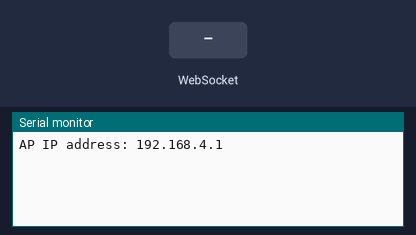
Bench run of a program on a simulated ESP8266 (NodeMCU). On the bench: the last lines printed to the serial monitor. Inputs (shaded band) come from the test bench.

Above: at 1.2 s.
1.3 s: WebSocket text "moveWithAngle" received
At 2.1 s:
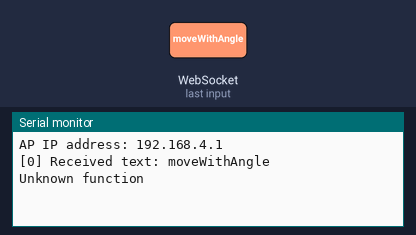
2.8 s: WebSocket text "moveAtAngle" received
At 3.2 s:
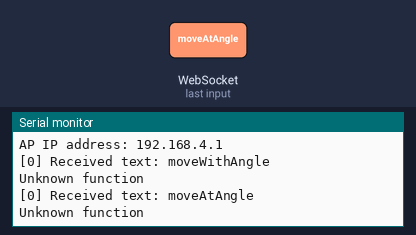
4.3 s: WebSocket text "twirl" received
At 5.5 s:
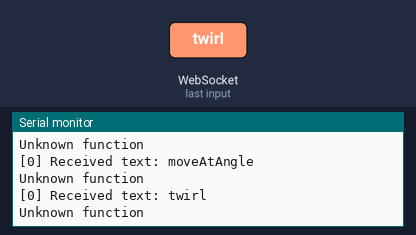
5.8 s: WebSocket text "1" received
At 6.7 s:
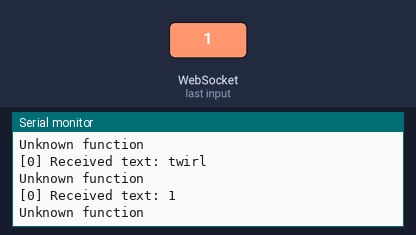

Measured:
- after the input at 1.3 s, the serial monitor: prints a new line at once (image 1)
- after the input at 2.8 s, the serial monitor: prints a new line at once (image 2)
- after the input at 4.3 s, the serial monitor: prints a new line at once (image 3)
- after the input at 5.8 s, the serial monitor: prints a new line at once (image 4)

The program:

main.cpp
```cpp
#include <ESP8266WiFi.h>
#include <WebSocketsServer.h>
#include <ArduinoJson.h>


const char *ssid = "ESP8266";
const char *password = "lucidrohit";

const int webSocketPort = 81;
WebSocketsServer webSocket = WebSocketsServer(webSocketPort);

void moveWithAngle(int speed, int angle) {
  // Add your logic to control the rover based on speed and angle
  Serial.printf("Moving with speed: %d, angle: %d\n", speed, angle);
}

void moveAtAngle(int speed, int angle) {
  // Add your logic to control the rover based on speed and angle
  Serial.printf("Moving at angle with speed: %d, angle: %d\n", speed, angle);
}

void twirl(int speed, int rotation) {
  // Add your logic to control the rover based on speed and rotation
  Serial.printf("Twirling with speed: %d, rotation: %s\n", speed, (rotation == 0) ? "clockwise" : "anticlockwise");
}

void webSocketEvent(uint8_t num, WStype_t type, uint8_t *payload, size_t length) {
  switch(type) {
    // ... (existing cases)

    case WStype_TEXT:
      Serial.printf("[%u] Received text: %s\n", num, payload);

      // Parse the JSON payload
      DynamicJsonDocument doc(512);
      deserializeJson(doc, payload);

      // Check function name and call corresponding function
      String functionName = doc["function"];
      if (functionName == "moveWithAngle") {
        int speed = doc["speed"];
        int angle = doc["angle"];
        moveWithAngle(speed, angle);
      } else if (functionName == "moveAtAngle") {
        int speed = doc["speed"];
        int angle = doc["angle"];
        moveAtAngle(speed, angle);
      } else if (functionName == "twirl") {
        int speed = doc["speed"];
        int rotation = doc["rotation"];
        twirl(speed, rotation);
      } else {
        Serial.println("Unknown function");
      }

      break;

  }
}


void setup() {
  Serial.begin(115200);
  // Set up Access Point with a fixed IP address
  IPAddress ip(192, 168, 4, 1); // Set the desired IP address
  IPAddress gateway(192, 168, 4, 1); // Set the gateway IP address
  IPAddress subnet(255, 255, 255, 0); // Set the subnet mask
  WiFi.softAPConfig(ip, gateway, subnet);

  WiFi.softAP(ssid, password);
  Serial.print("AP IP address: ");
  Serial.println(ip);

  webSocket.begin();
  webSocket.onEvent(webSocketEvent);
}

void loop() {
  webSocket.loop();
}
```
